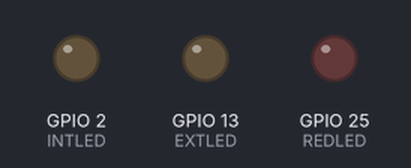
The sketch below on a simulated ESP32. On the bench: output pins drawn as LEDs (lit = HIGH).

Above: at 0.5 s.
At 2.5 s:
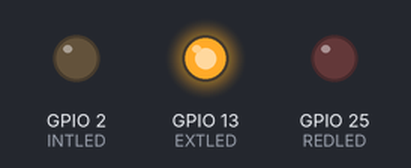
At 3.5 s:
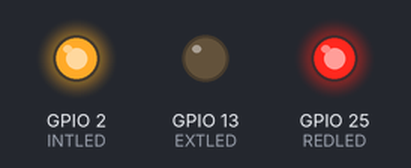
Timing chart, 0 to 4.6 s (numbered marks = the images above):
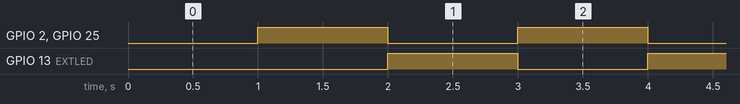

Measured:
- by itself, GPIO 2 (INTLED), GPIO 13 (EXTLED), GPIO 25 (REDLED): alternates HIGH for 1.0 s and LOW for 1.0 s

The sketch:

scratch.ino
```cpp
#define EXTLED 13
#define INTLED 2
#define REDLED 25

void setup() {
  pinMode(INTLED,OUTPUT);
  pinMode(EXTLED,OUTPUT);
  pinMode(REDLED,OUTPUT);

}
void loop() {
  delay(1000);
  digitalWrite(INTLED,HIGH);
  digitalWrite(EXTLED,LOW);
  digitalWrite(REDLED,HIGH);
  delay(1000);
  digitalWrite(INTLED,LOW);
  digitalWrite(EXTLED,HIGH);
  digitalWrite(REDLED,LOW);

}
```
